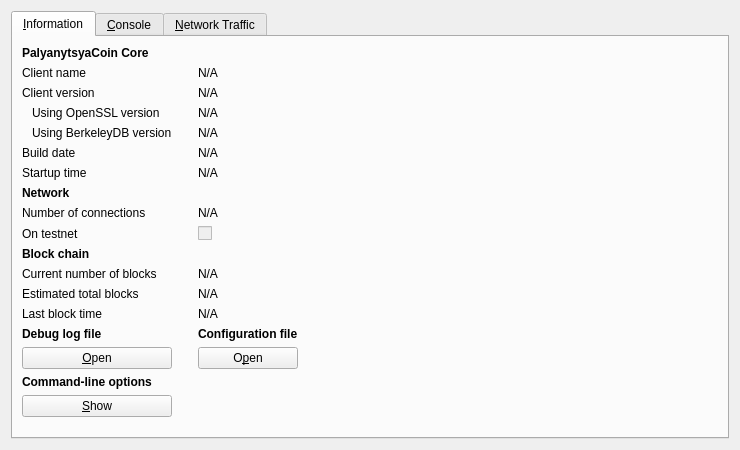
<?xml version="1.0" encoding="UTF-8"?>
<ui version="4.0">
 <class>RPCConsole</class>
 <widget class="QWidget" name="RPCConsole">
  <property name="geometry">
   <rect>
    <x>0</x>
    <y>0</y>
    <width>740</width>
    <height>450</height>
   </rect>
  </property>
  <property name="windowTitle">
   <string>PalyanytsyaCoin - Debug window</string>
  </property>
  <layout class="QVBoxLayout" name="verticalLayout_2">
   <item>
    <widget class="QTabWidget" name="tabWidget">
     <property name="currentIndex">
      <number>0</number>
     </property>
     <widget class="QWidget" name="tab_info">
      <attribute name="title">
       <string>&amp;Information</string>
      </attribute>
      <layout class="QGridLayout" name="gridLayout">
       <item row="15" column="2">
        <widget class="QLabel" name="labelConfigfile">
         <property name="font">
          <font>
           <weight>75</weight>
           <bold>true</bold>
          </font>
         </property>
         <property name="text">
          <string>Configuration file</string>
         </property>
        </widget>
       </item>
       <item row="13" column="2">
        <widget class="QLabel" name="lastBlockTime">
         <property name="cursor">
          <cursorShape>IBeamCursor</cursorShape>
         </property>
         <property name="text">
          <string>N/A</string>
         </property>
         <property name="textFormat">
          <enum>Qt::PlainText</enum>
         </property>
         <property name="textInteractionFlags">
          <set>Qt::LinksAccessibleByMouse|Qt::TextSelectableByKeyboard|Qt::TextSelectableByMouse</set>
         </property>
        </widget>
       </item>
       <item row="11" column="0">
        <widget class="QLabel" name="label_3">
         <property name="text">
          <string>Current number of blocks</string>
         </property>
        </widget>
       </item>
       <item row="11" column="2">
        <widget class="QLabel" name="numberOfBlocks">
         <property name="cursor">
          <cursorShape>IBeamCursor</cursorShape>
         </property>
         <property name="text">
          <string>N/A</string>
         </property>
         <property name="textFormat">
          <enum>Qt::PlainText</enum>
         </property>
         <property name="textInteractionFlags">
          <set>Qt::LinksAccessibleByMouse|Qt::TextSelectableByKeyboard|Qt::TextSelectableByMouse</set>
         </property>
        </widget>
       </item>
       <item row="17" column="0">
        <widget class="QLabel" name="labelCLOptions">
         <property name="font">
          <font>
           <weight>75</weight>
           <bold>true</bold>
          </font>
         </property>
         <property name="text">
          <string>Command-line options</string>
         </property>
        </widget>
       </item>
       <item row="16" column="0">
        <widget class="QPushButton" name="openDebugLogfileButton">
         <property name="toolTip">
          <string>Open the PalyanytsyaCoin debug log file from the current data directory. This can take a few seconds for large log files.</string>
         </property>
         <property name="text">
          <string>&amp;Open</string>
         </property>
         <property name="autoDefault">
          <bool>false</bool>
         </property>
        </widget>
       </item>
       <item row="15" column="0">
        <widget class="QLabel" name="labelDebugLogfile">
         <property name="font">
          <font>
           <weight>75</weight>
           <bold>true</bold>
          </font>
         </property>
         <property name="text">
          <string>Debug log file</string>
         </property>
        </widget>
       </item>
       <item row="18" column="3" rowspan="2">
        <spacer name="horizontalSpacer">
         <property name="orientation">
          <enum>Qt::Horizontal</enum>
         </property>
         <property name="sizeHint" stdset="0">
          <size>
           <width>404</width>
           <height>20</height>
          </size>
         </property>
        </spacer>
       </item>
       <item row="19" column="1">
        <spacer name="verticalSpacer">
         <property name="orientation">
          <enum>Qt::Vertical</enum>
         </property>
         <property name="sizeHint" stdset="0">
          <size>
           <width>20</width>
           <height>40</height>
          </size>
         </property>
        </spacer>
       </item>
       <item row="18" column="0">
        <widget class="QPushButton" name="showCLOptionsButton">
         <property name="toolTip">
          <string>Show the PalyanytsyaCoin-Qt help message to get a list with possible PalyanytsyaCoin command-line options.</string>
         </property>
         <property name="text">
          <string>&amp;Show</string>
         </property>
         <property name="autoDefault">
          <bool>false</bool>
         </property>
        </widget>
       </item>
       <item row="13" column="0">
        <widget class="QLabel" name="label_2">
         <property name="text">
          <string>Last block time</string>
         </property>
        </widget>
       </item>
       <item row="7" column="0">
        <widget class="QLabel" name="label_11">
         <property name="font">
          <font>
           <weight>75</weight>
           <bold>true</bold>
          </font>
         </property>
         <property name="text">
          <string>Network</string>
         </property>
        </widget>
       </item>
       <item row="6" column="2">
        <widget class="QLabel" name="startupTime">
         <property name="cursor">
          <cursorShape>IBeamCursor</cursorShape>
         </property>
         <property name="text">
          <string>N/A</string>
         </property>
         <property name="textFormat">
          <enum>Qt::PlainText</enum>
         </property>
         <property name="textInteractionFlags">
          <set>Qt::LinksAccessibleByMouse|Qt::TextSelectableByKeyboard|Qt::TextSelectableByMouse</set>
         </property>
        </widget>
       </item>
       <item row="6" column="0">
        <widget class="QLabel" name="label_13">
         <property name="text">
          <string>Startup time</string>
         </property>
        </widget>
       </item>
       <item row="9" column="0">
        <widget class="QLabel" name="label_8">
         <property name="text">
          <string>On testnet</string>
         </property>
        </widget>
       </item>
       <item row="8" column="2">
        <widget class="QLabel" name="numberOfConnections">
         <property name="cursor">
          <cursorShape>IBeamCursor</cursorShape>
         </property>
         <property name="text">
          <string>N/A</string>
         </property>
         <property name="textFormat">
          <enum>Qt::PlainText</enum>
         </property>
         <property name="textInteractionFlags">
          <set>Qt::LinksAccessibleByMouse|Qt::TextSelectableByKeyboard|Qt::TextSelectableByMouse</set>
         </property>
        </widget>
       </item>
       <item row="8" column="0">
        <widget class="QLabel" name="label_7">
         <property name="text">
          <string>Number of connections</string>
         </property>
        </widget>
       </item>
       <item row="10" column="0">
        <widget class="QLabel" name="label_10">
         <property name="font">
          <font>
           <weight>75</weight>
           <bold>true</bold>
          </font>
         </property>
         <property name="text">
          <string>Block chain</string>
         </property>
        </widget>
       </item>
       <item row="9" column="2">
        <widget class="QCheckBox" name="isTestNet">
         <property name="enabled">
          <bool>false</bool>
         </property>
         <property name="text">
          <string/>
         </property>
        </widget>
       </item>
       <item row="12" column="0">
        <widget class="QLabel" name="label_4">
         <property name="text">
          <string>Estimated total blocks</string>
         </property>
        </widget>
       </item>
       <item row="12" column="2">
        <widget class="QLabel" name="totalBlocks">
         <property name="cursor">
          <cursorShape>IBeamCursor</cursorShape>
         </property>
         <property name="text">
          <string>N/A</string>
         </property>
         <property name="textFormat">
          <enum>Qt::PlainText</enum>
         </property>
         <property name="textInteractionFlags">
          <set>Qt::LinksAccessibleByMouse|Qt::TextSelectableByKeyboard|Qt::TextSelectableByMouse</set>
         </property>
        </widget>
       </item>
       <item row="2" column="2">
        <widget class="QLabel" name="clientVersion">
         <property name="cursor">
          <cursorShape>IBeamCursor</cursorShape>
         </property>
         <property name="text">
          <string>N/A</string>
         </property>
         <property name="textFormat">
          <enum>Qt::PlainText</enum>
         </property>
         <property name="textInteractionFlags">
          <set>Qt::LinksAccessibleByMouse|Qt::TextSelectableByKeyboard|Qt::TextSelectableByMouse</set>
         </property>
        </widget>
       </item>
       <item row="4" column="0">
        <widget class="QLabel" name="label_berkeleyDBVersion">
         <property name="text">
          <string>Using BerkeleyDB version</string>
         </property>
         <property name="indent">
          <number>10</number>
         </property>
        </widget>
       </item>
       <item row="3" column="0">
        <widget class="QLabel" name="label_14">
         <property name="text">
          <string>Using OpenSSL version</string>
         </property>
         <property name="indent">
          <number>10</number>
         </property>
        </widget>
       </item>
       <item row="3" column="2">
        <widget class="QLabel" name="openSSLVersion">
         <property name="cursor">
          <cursorShape>IBeamCursor</cursorShape>
         </property>
         <property name="text">
          <string>N/A</string>
         </property>
         <property name="textFormat">
          <enum>Qt::PlainText</enum>
         </property>
         <property name="textInteractionFlags">
          <set>Qt::LinksAccessibleByMouse|Qt::TextSelectableByKeyboard|Qt::TextSelectableByMouse</set>
         </property>
        </widget>
       </item>
       <item row="4" column="2">
        <widget class="QLabel" name="berkeleyDBVersion">
         <property name="cursor">
          <cursorShape>IBeamCursor</cursorShape>
         </property>
         <property name="text">
          <string>N/A</string>
         </property>
         <property name="textFormat">
          <enum>Qt::PlainText</enum>
         </property>
         <property name="textInteractionFlags">
          <set>Qt::LinksAccessibleByMouse|Qt::TextSelectableByKeyboard|Qt::TextSelectableByMouse</set>
         </property>
        </widget>
       </item>
       <item row="5" column="0">
        <widget class="QLabel" name="label_12">
         <property name="text">
          <string>Build date</string>
         </property>
        </widget>
       </item>
       <item row="5" column="2">
        <widget class="QLabel" name="buildDate">
         <property name="cursor">
          <cursorShape>IBeamCursor</cursorShape>
         </property>
         <property name="text">
          <string>N/A</string>
         </property>
         <property name="textFormat">
          <enum>Qt::PlainText</enum>
         </property>
         <property name="textInteractionFlags">
          <set>Qt::LinksAccessibleByMouse|Qt::TextSelectableByKeyboard|Qt::TextSelectableByMouse</set>
         </property>
        </widget>
       </item>
       <item row="2" column="0">
        <widget class="QLabel" name="label_6">
         <property name="text">
          <string>Client version</string>
         </property>
        </widget>
       </item>
       <item row="0" column="0">
        <widget class="QLabel" name="label_9">
         <property name="font">
          <font>
           <weight>75</weight>
           <bold>true</bold>
          </font>
         </property>
         <property name="text">
          <string>PalyanytsyaCoin Core</string>
         </property>
        </widget>
       </item>
       <item row="1" column="2">
        <widget class="QLabel" name="clientName">
         <property name="cursor">
          <cursorShape>IBeamCursor</cursorShape>
         </property>
         <property name="text">
          <string>N/A</string>
         </property>
         <property name="textFormat">
          <enum>Qt::PlainText</enum>
         </property>
         <property name="textInteractionFlags">
          <set>Qt::LinksAccessibleByMouse|Qt::TextSelectableByKeyboard|Qt::TextSelectableByMouse</set>
         </property>
        </widget>
       </item>
       <item row="1" column="0">
        <widget class="QLabel" name="label_5">
         <property name="text">
          <string>Client name</string>
         </property>
        </widget>
       </item>
       <item row="14" column="2">
        <spacer name="verticalSpacer_2">
         <property name="orientation">
          <enum>Qt::Vertical</enum>
         </property>
         <property name="sizeHint" stdset="0">
          <size>
           <width>20</width>
           <height>20</height>
          </size>
         </property>
        </spacer>
       </item>
       <item row="16" column="2">
        <widget class="QPushButton" name="openConfigurationfileButton">
         <property name="toolTip">
          <string>Open the PalyanytsyaCoin configuration file from the current data directory.</string>
         </property>
         <property name="text">
          <string>O&amp;pen</string>
         </property>
         <property name="autoDefault">
          <bool>false</bool>
         </property>
        </widget>
       </item>
      </layout>
     </widget>
     <widget class="QWidget" name="tab_console">
      <attribute name="title">
       <string>&amp;Console</string>
      </attribute>
      <layout class="QVBoxLayout" name="verticalLayout_3">
       <property name="spacing">
        <number>3</number>
       </property>
       <item>
        <widget class="QTextEdit" name="messagesWidget">
         <property name="minimumSize">
          <size>
           <width>0</width>
           <height>100</height>
          </size>
         </property>
         <property name="readOnly">
          <bool>true</bool>
         </property>
         <property name="tabKeyNavigation" stdset="0">
          <bool>false</bool>
         </property>
         <property name="columnCount" stdset="0">
          <number>2</number>
         </property>
        </widget>
       </item>
       <item>
        <layout class="QHBoxLayout" name="horizontalLayout">
         <property name="spacing">
          <number>3</number>
         </property>
         <item>
          <widget class="QLabel" name="label">
           <property name="text">
            <string notr="true">&gt;</string>
           </property>
          </widget>
         </item>
         <item>
          <widget class="QLineEdit" name="lineEdit"/>
         </item>
         <item>
          <widget class="QPushButton" name="clearButton">
           <property name="maximumSize">
            <size>
             <width>24</width>
             <height>24</height>
            </size>
           </property>
           <property name="toolTip">
            <string>Clear console</string>
           </property>
           <property name="text">
            <string/>
           </property>
           <property name="icon">
            <iconset resource="../bitcoin.qrc">
             <normaloff>:/icons/remove</normaloff>:/icons/remove</iconset>
           </property>
           <property name="shortcut">
            <string notr="true">Ctrl+L</string>
           </property>
           <property name="autoDefault">
            <bool>false</bool>
           </property>
          </widget>
         </item>
        </layout>
       </item>
      </layout>
     </widget>
     <widget class="QWidget" name="tab_nettraffic">
      <attribute name="title">
       <string>&amp;Network Traffic</string>
      </attribute>
      <layout class="QHBoxLayout" name="horizontalLayout_3">
       <item>
        <layout class="QVBoxLayout" name="verticalLayout_4">
         <item>
          <widget class="TrafficGraphWidget" name="trafficGraph" native="true">
           <property name="sizePolicy">
            <sizepolicy hsizetype="Expanding" vsizetype="Expanding">
             <horstretch>0</horstretch>
             <verstretch>0</verstretch>
            </sizepolicy>
           </property>
          </widget>
         </item>
         <item>
          <layout class="QHBoxLayout" name="horizontalLayout_2">
           <item>
            <widget class="QSlider" name="sldGraphRange">
             <property name="minimum">
              <number>1</number>
             </property>
             <property name="maximum">
              <number>288</number>
             </property>
             <property name="pageStep">
              <number>12</number>
             </property>
             <property name="value">
              <number>6</number>
             </property>
             <property name="orientation">
              <enum>Qt::Horizontal</enum>
             </property>
            </widget>
           </item>
           <item>
            <widget class="QLabel" name="lblGraphRange">
             <property name="minimumSize">
              <size>
               <width>100</width>
               <height>0</height>
              </size>
             </property>
             <property name="alignment">
              <set>Qt::AlignCenter</set>
             </property>
            </widget>
           </item>
           <item>
            <widget class="QPushButton" name="btnClearTrafficGraph">
             <property name="text">
              <string>&amp;Clear</string>
             </property>
             <property name="autoDefault">
              <bool>false</bool>
             </property>
            </widget>
           </item>
          </layout>
         </item>
        </layout>
       </item>
       <item>
        <layout class="QVBoxLayout" name="verticalLayout">
         <item>
          <widget class="QGroupBox" name="groupBox">
           <property name="title">
            <string>Totals</string>
           </property>
           <layout class="QVBoxLayout" name="verticalLayout_5">
            <item>
             <layout class="QHBoxLayout" name="horizontalLayout_4">
              <item>
               <widget class="Line" name="line">
                <property name="sizePolicy">
                 <sizepolicy hsizetype="Fixed" vsizetype="Fixed">
                  <horstretch>0</horstretch>
                  <verstretch>0</verstretch>
                 </sizepolicy>
                </property>
                <property name="minimumSize">
                 <size>
                  <width>10</width>
                  <height>0</height>
                 </size>
                </property>
                <property name="palette">
                 <palette>
                  <active>
                   <colorrole role="Light">
                    <brush brushstyle="SolidPattern">
                     <color alpha="255">
                      <red>0</red>
                      <green>255</green>
                      <blue>0</blue>
                     </color>
                    </brush>
                   </colorrole>
                  </active>
                  <inactive>
                   <colorrole role="Light">
                    <brush brushstyle="SolidPattern">
                     <color alpha="255">
                      <red>0</red>
                      <green>255</green>
                      <blue>0</blue>
                     </color>
                    </brush>
                   </colorrole>
                  </inactive>
                  <disabled>
                   <colorrole role="Light">
                    <brush brushstyle="SolidPattern">
                     <color alpha="255">
                      <red>0</red>
                      <green>255</green>
                      <blue>0</blue>
                     </color>
                    </brush>
                   </colorrole>
                  </disabled>
                 </palette>
                </property>
                <property name="orientation">
                 <enum>Qt::Horizontal</enum>
                </property>
               </widget>
              </item>
              <item>
               <widget class="QLabel" name="label_16">
                <property name="text">
                 <string>Received:</string>
                </property>
               </widget>
              </item>
              <item>
               <widget class="QLabel" name="lblBytesIn">
                <property name="minimumSize">
                 <size>
                  <width>50</width>
                  <height>0</height>
                 </size>
                </property>
                <property name="alignment">
                 <set>Qt::AlignRight|Qt::AlignTrailing|Qt::AlignVCenter</set>
                </property>
               </widget>
              </item>
             </layout>
            </item>
            <item>
             <layout class="QHBoxLayout" name="horizontalLayout_5">
              <item>
               <widget class="Line" name="line_2">
                <property name="sizePolicy">
                 <sizepolicy hsizetype="Fixed" vsizetype="Fixed">
                  <horstretch>0</horstretch>
                  <verstretch>0</verstretch>
                 </sizepolicy>
                </property>
                <property name="minimumSize">
                 <size>
                  <width>10</width>
                  <height>0</height>
                 </size>
                </property>
                <property name="palette">
                 <palette>
                  <active>
                   <colorrole role="Light">
                    <brush brushstyle="SolidPattern">
                     <color alpha="255">
                      <red>255</red>
                      <green>0</green>
                      <blue>0</blue>
                     </color>
                    </brush>
                   </colorrole>
                  </active>
                  <inactive>
                   <colorrole role="Light">
                    <brush brushstyle="SolidPattern">
                     <color alpha="255">
                      <red>255</red>
                      <green>0</green>
                      <blue>0</blue>
                     </color>
                    </brush>
                   </colorrole>
                  </inactive>
                  <disabled>
                   <colorrole role="Light">
                    <brush brushstyle="SolidPattern">
                     <color alpha="255">
                      <red>255</red>
                      <green>0</green>
                      <blue>0</blue>
                     </color>
                    </brush>
                   </colorrole>
                  </disabled>
                 </palette>
                </property>
                <property name="orientation">
                 <enum>Qt::Horizontal</enum>
                </property>
               </widget>
              </item>
              <item>
               <widget class="QLabel" name="label_17">
                <property name="text">
                 <string>Sent:</string>
                </property>
               </widget>
              </item>
              <item>
               <widget class="QLabel" name="lblBytesOut">
                <property name="minimumSize">
                 <size>
                  <width>50</width>
                  <height>0</height>
                 </size>
                </property>
                <property name="alignment">
                 <set>Qt::AlignRight|Qt::AlignTrailing|Qt::AlignVCenter</set>
                </property>
               </widget>
              </item>
             </layout>
            </item>
            <item>
             <spacer name="verticalSpacer_4">
              <property name="orientation">
               <enum>Qt::Vertical</enum>
              </property>
              <property name="sizeHint" stdset="0">
               <size>
                <width>20</width>
                <height>407</height>
               </size>
              </property>
             </spacer>
            </item>
           </layout>
          </widget>
         </item>
        </layout>
       </item>
      </layout>
     </widget>
    </widget>
   </item>
  </layout>
 </widget>
 <customwidgets>
  <customwidget>
   <class>TrafficGraphWidget</class>
   <extends>QWidget</extends>
   <header>trafficgraphwidget.h</header>
   <container>1</container>
   <slots>
    <slot>clear()</slot>
   </slots>
  </customwidget>
 </customwidgets>
 <resources>
  <include location="../bitcoin.qrc"/>
 </resources>
 <connections/>
</ui>
